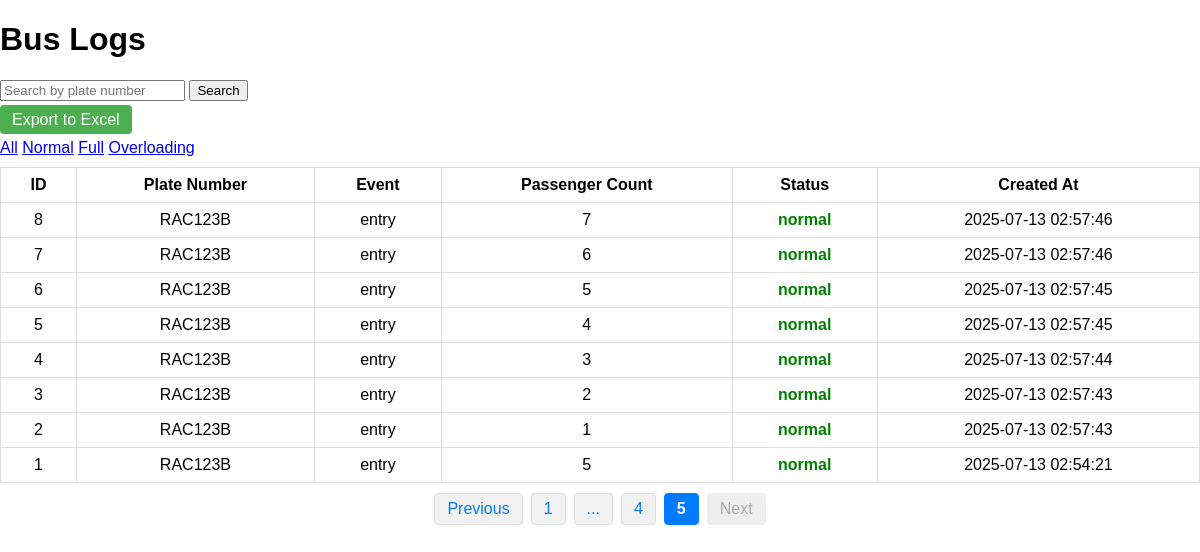
The page /admin/view_logs.php?page=5 on the database its author committed.
### tables this page shows
CREATE TABLE `bus_logs` (
  `id` int(11) NOT NULL,
  `bus_id` int(11) DEFAULT NULL,
  `event` varchar(50) DEFAULT NULL,
  `passenger_count` int(11) DEFAULT NULL,
  `status` varchar(50) DEFAULT NULL,
  `created_at` datetime DEFAULT current_timestamp()
);

CREATE TABLE `buses` (
  `bus_id` int(11) NOT NULL,
  `plate_number` varchar(20) NOT NULL,
  `capacity` int(11) DEFAULT 18,
  `status` varchar(20) DEFAULT 'active',
  `driver_id` int(11) DEFAULT NULL
);

### admin/view_logs.php (the view, shortened to what this page needs)
<?php
require_once '../database/db.php';
$search = $_GET['search'] ?? '';
$filter = $_GET['filter'] ?? '';
$page = isset($_GET['page']) && is_numeric($_GET['page']) ? (int)$_GET['page'] : 1;
$logsPerPage = 10;
$offset = ($page - 1) * $logsPerPage;
$where = "WHERE 1";
$params = [];
$countStmt = $conn->prepare("
    SELECT COUNT(*) FROM bus_logs bl
    JOIN buses b ON bl.bus_id = b.bus_id
    $where
");
$countStmt->execute($params);
$totalLogs = $countStmt->fetchColumn();
$totalPages = ceil($totalLogs / $logsPerPage);
$sql = "
    SELECT bl.id, b.plate_number, bl.event, bl.passenger_count, bl.status, bl.created_at
    FROM bus_logs bl
    JOIN buses b ON bl.bus_id = b.bus_id
    $where
    ORDER BY bl.created_at DESC
    LIMIT $logsPerPage OFFSET $offset
";
$stmt = $conn->prepare($sql);
$stmt->execute($params);
$logs = $stmt->fetchAll(PDO::FETCH_ASSOC);
?>
<!DOCTYPE html>
<html lang="en">
<head>
<link rel="stylesheet" href="../assets/style.css" />
</head>
<body>
<h1>Bus Logs</h1>
<form method="get" class="search">
    <input type="text" name="search" placeholder="Search by plate number" value="<?= htmlspecialchars($search) ?>" />
    <input type="submit" value="Search" />
</form>
<div class="export">
    <a href="export_logs.php?<?= http_build_query(['search' => $search, 'filter' => $filter]) ?>"
       style="padding:6px 12px; background:#4CAF50; color:white; text-decoration:none; border-radius:4px;">
       Export to Excel
    </a>
</div>
<div class="filters">
    <a href="?">All</a>
    <a href="?filter=normal<?= $search ? '&search=' . urlencode($search) : '' ?>">Normal</a>
    <a href="?filter=full<?= $search ? '&search=' . urlencode($search) : '' ?>">Full</a>
    <a href="?filter=overloading<?= $search ? '&search=' . urlencode($search) : '' ?>">Overloading</a>
</div>
<div class="table-responsive">
<table>
<thead>
    <tr>
        <th>ID</th>
        <th>Plate Number</th>
        <th>Event</th>
        <th>Passenger Count</th>
        <th>Status</th>
        <th>Created At</th>
    </tr>
</thead>
<tbody>
<?php if ($logs): ?>
    <?php foreach ($logs as $log): ?>
        <?php
            $statusClass = '';
            if ($log['status'] == 'normal') $statusClass = 'status-normal';
            elseif ($log['status'] == 'full') $statusClass = 'status-full';
            elseif ($log['status'] == 'overloading') $statusClass = 'status-overloading';
        ?>
        <tr>
            <td><?= htmlspecialchars($log['id']) ?></td>
            <td><?= htmlspecialchars($log['plate_number']) ?></td>
            <td><?= htmlspecialchars($log['event']) ?></td>
            <td><?= htmlspecialchars($log['passenger_count']) ?></td>
            <td class="<?= $statusClass ?>"><?= htmlspecialchars($log['status']) ?></td>
            <td><?= htmlspecialchars($log['created_at']) ?></td>
        </tr>
    <?php endforeach; ?>
<?php else: ?>
    <tr><td colspan="6">No logs found.</td></tr>
<?php endif; ?>
</tbody>
</table>
</div>
<div class="pagination">
    <?php if ($totalPages > 1): ?>
        <?php
        $queryBase = '?';
        $start = max(1, $page - 1);
        $end = min($totalPages, $page + 1);
        ?>
        <?php if ($page > 1): ?>
            <a href="<?= $queryBase . 'page=' . ($page-1) ?>">Previous</a>
        <?php else: ?>
            <span class="disabled">Previous</span>
        <?php endif; ?>
        <a href="<?= $queryBase . 'page=1' ?>" <?= $page==1 ? 'class="active"' : '' ?>>1</a>
        <?php if ($start > 2): ?>
            <span>...</span>
        <?php endif; ?>
        <?php
        for ($p = $start; $p <= $end; $p++) {
            if ($p != 1 && $p != $totalPages) {
                echo '<a href="' . $queryBase . 'page=' . $p . '"' . ($p==$page ? ' class="active"' : '') . '>' . $p . '</a>';
            }
        }
        ?>
        <?php if ($totalPages > 1): ?>
            <a href="<?= $queryBase . 'page=' . $totalPages ?>" <?= $page==$totalPages ? 'class="active"' : '' ?>><?= $totalPages ?></a>
        <?php endif; ?>
        <?php if ($page < $totalPages): ?>
            <a href="<?= $queryBase . 'page=' . ($page+1) ?>">Next</a>
        <?php else: ?>
            <span class="disabled">Next</span>
        <?php endif; ?>
    <?php endif; ?>
</div>
</body>
</html>

### assets/style.css (style rules this page uses)
body { font-family:sans-serif; margin:20px; }
table { border-collapse:collapse; }
td,th { border:1px solid #ccc; padding:5px; }
body { margin: 0; font-family: Arial, sans-serif; }

### admin/view_logs.php (style rules this page uses)
.table-responsive { width: 100%; overflow-x: auto; }
table { border-collapse: collapse; width: 100%; min-width: 700px; background: #fff; }
th, td { padding: 8px 12px; border: 1px solid #ddd; text-align: center; }
.status-normal { color: green; font-weight: bold; }
.filters, .pagination, .search { margin: 10px 0; }
.pagination { display: flex; flex-wrap: wrap; gap: 4px; justify-content: center; }
.pagination a, .pagination span { padding: 6px 12px; background: #f1f1f1; color: #007bff; border-radius: 4px; text-decoration: none; border: 1px solid #ddd; transition: background 0.2s, color 0.2s; margin: 0 2px; }
.pagination a:hover, .pagination a.active, .pagination a[style*='font-weight:bold'] { background: #007bff; color: #fff; font-weight: bold; border-color: #007bff; }
.pagination .disabled { pointer-events: none; color: #aaa; background: #eee; border-color: #eee; }

### rows shown on the page
bus_logs: id "8", bus.plate_number "RAC123B", event "entry", passenger_count "7", status "normal", created_at "2025-07-13 02:57:46"
bus_logs: id "7", bus.plate_number "RAC123B", event "entry", passenger_count "6", status "normal", created_at "2025-07-13 02:57:46"
bus_logs: id "6", bus.plate_number "RAC123B", event "entry", passenger_count "5", status "normal", created_at "2025-07-13 02:57:45"
bus_logs: id "5", bus.plate_number "RAC123B", event "entry", passenger_count "4", status "normal", created_at "2025-07-13 02:57:45"
bus_logs: id "4", bus.plate_number "RAC123B", event "entry", passenger_count "3", status "normal", created_at "2025-07-13 02:57:44"
bus_logs: id "3", bus.plate_number "RAC123B", event "entry", passenger_count "2", status "normal", created_at "2025-07-13 02:57:43"
bus_logs: id "2", bus.plate_number "RAC123B", event "entry", passenger_count "1", status "normal", created_at "2025-07-13 02:57:43"
bus_logs: id "1", bus.plate_number "RAC123B", event "entry", passenger_count "5", status "normal", created_at "2025-07-13 02:54:21"

### other values the page prints
$totalPages "5"
